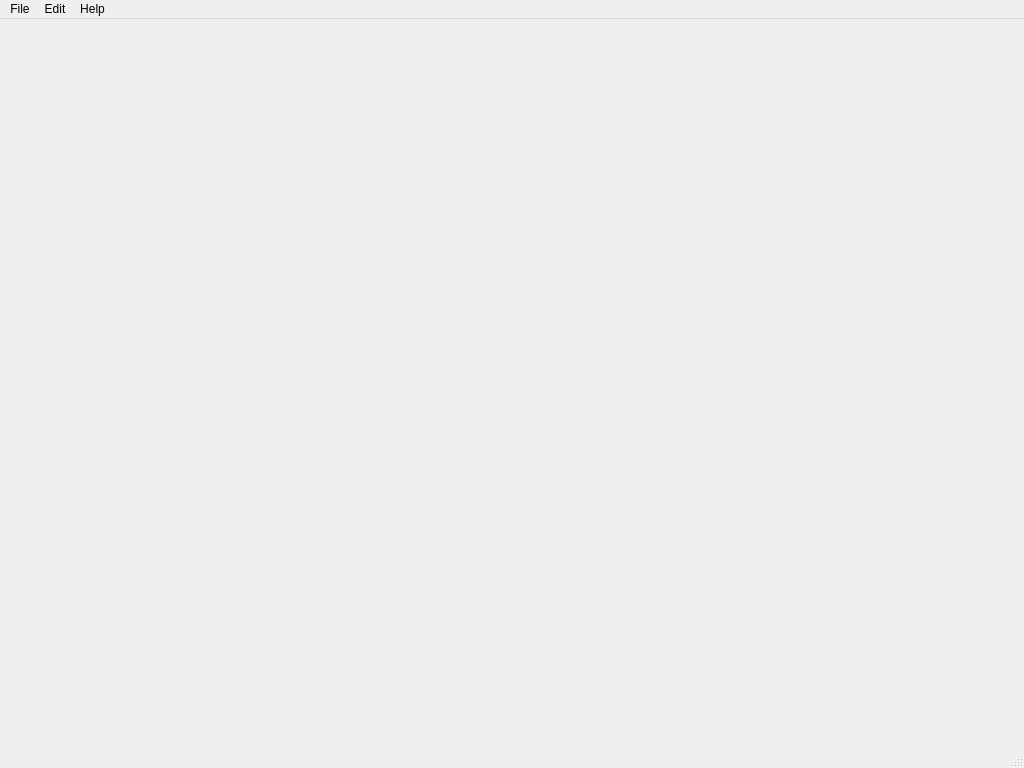
<?xml version="1.0" encoding="UTF-8"?>
<ui version="4.0">
 <class>MainWindow</class>
 <widget class="QMainWindow" name="MainWindow">
  <property name="geometry">
   <rect>
    <x>0</x>
    <y>0</y>
    <width>1024</width>
    <height>768</height>
   </rect>
  </property>
  <property name="windowTitle">
   <string>MainWindow</string>
  </property>
  <widget class="QWidget" name="centralWidget"/>
  <widget class="QMenuBar" name="menuBar">
   <property name="geometry">
    <rect>
     <x>0</x>
     <y>0</y>
     <width>1024</width>
     <height>22</height>
    </rect>
   </property>
   <widget class="QMenu" name="menuFile">
    <property name="title">
     <string>File</string>
    </property>
    <addaction name="actionNew_CTRL_N"/>
    <addaction name="actionOpen_CTRL_O"/>
    <addaction name="actionSave_CTRL_S"/>
    <addaction name="actionExit_CTRL_Q"/>
   </widget>
   <widget class="QMenu" name="menuHelp">
    <property name="title">
     <string>Help</string>
    </property>
    <addaction name="actionAbout"/>
   </widget>
   <widget class="QMenu" name="menuEdit">
    <property name="title">
     <string>Edit</string>
    </property>
    <addaction name="actionElevations"/>
   </widget>
   <addaction name="menuFile"/>
   <addaction name="menuEdit"/>
   <addaction name="menuHelp"/>
  </widget>
  <widget class="QStatusBar" name="statusBar"/>
  <action name="actionOpen_CTRL_O">
   <property name="text">
    <string>Open</string>
   </property>
   <property name="shortcut">
    <string>Ctrl+O</string>
   </property>
  </action>
  <action name="actionSave_CTRL_S">
   <property name="text">
    <string>Save</string>
   </property>
   <property name="shortcut">
    <string>Ctrl+S</string>
   </property>
  </action>
  <action name="actionAbout">
   <property name="text">
    <string>About</string>
   </property>
  </action>
  <action name="actionNew_CTRL_N">
   <property name="text">
    <string>New</string>
   </property>
   <property name="shortcut">
    <string>Ctrl+N</string>
   </property>
  </action>
  <action name="actionElevations">
   <property name="text">
    <string>Elevations</string>
   </property>
  </action>
  <action name="actionExit_CTRL_Q">
   <property name="text">
    <string>Exit</string>
   </property>
   <property name="shortcut">
    <string>Ctrl+Q</string>
   </property>
  </action>
 </widget>
 <layoutdefault spacing="6" margin="11"/>
 <resources/>
 <connections/>
</ui>
